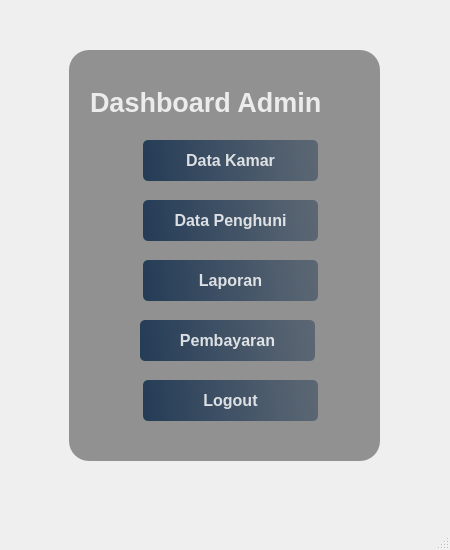
<?xml version="1.0" encoding="UTF-8"?>
<ui version="4.0">
 <class>MainWindow</class>
 <widget class="QMainWindow" name="MainWindow">
  <property name="geometry">
   <rect>
    <x>0</x>
    <y>0</y>
    <width>450</width>
    <height>550</height>
   </rect>
  </property>
  <property name="windowTitle">
   <string>MainWindow</string>
  </property>
  <widget class="QWidget" name="centralwidget">
   <widget class="QLabel" name="label">
    <property name="geometry">
     <rect>
      <x>50</x>
      <y>30</y>
      <width>351</width>
      <height>461</height>
     </rect>
    </property>
    <property name="styleSheet">
     <string notr="true">border-image: url(:/dashboardadmin/Foto/bg.jpg);
border-radius:20px;</string>
    </property>
    <property name="text">
     <string/>
    </property>
   </widget>
   <widget class="QLabel" name="label_2">
    <property name="geometry">
     <rect>
      <x>69</x>
      <y>50</y>
      <width>311</width>
      <height>411</height>
     </rect>
    </property>
    <property name="styleSheet">
     <string notr="true">background-color:rgba(0,0,0,100);
border-radius:20px;</string>
    </property>
    <property name="text">
     <string/>
    </property>
   </widget>
   <widget class="QLabel" name="labelDashboardAdmin">
    <property name="geometry">
     <rect>
      <x>90</x>
      <y>90</y>
      <width>271</width>
      <height>24</height>
     </rect>
    </property>
    <property name="font">
     <font>
      <pointsize>20</pointsize>
      <weight>75</weight>
      <bold>true</bold>
     </font>
    </property>
    <property name="styleSheet">
     <string notr="true">color:rgba(255,255,255,210);</string>
    </property>
    <property name="text">
     <string>Dashboard Admin</string>
    </property>
   </widget>
   <widget class="QPushButton" name="pushButtonDataKamar">
    <property name="geometry">
     <rect>
      <x>143</x>
      <y>140</y>
      <width>175</width>
      <height>41</height>
     </rect>
    </property>
    <property name="font">
     <font>
      <pointsize>12</pointsize>
      <weight>75</weight>
      <bold>true</bold>
     </font>
    </property>
    <property name="styleSheet">
     <string notr="true">/* Style untuk tombol menu utama */
QPushButton#pushButtonDataKamar,
QPushButton#pushButtonDataPenghuni, 
QPushButton#pushButtonLaporan,
QPushButton#pushButtonValidasiPembayaran,
QPushButton#pushButtonLogout {
    background-color: qlineargradient(spread:pad, x1:0, y1:0.505682, x2:1, y2:0.477, stop:0 rgba(20, 47, 78, 219), stop:1 rgba(85, 98, 112, 226));
    color: rgba(255, 255, 255, 210);
    border-radius: 5px;
    border: none;
}

/* Efek hover untuk tombol menu */
QPushButton#pushButtonDataKamar:hover,
QPushButton#pushButtonDataPenghuni:hover,
QPushButton#pushButtonLaporan:hover,
QPushButton#pushButtonValidasiPembayaran:hover {
    background-color: qlineargradient(spread:pad, x1:0, y1:0.505682, x2:1, y2:0.477, stop:0 rgba(40, 67, 98, 219), stop:1 rgba(105, 118, 132, 226));
}

/* Efek hover untuk tombol logout */
QPushButton#pushButtonLogout:hover {
    background-color: qlineargradient(spread:pad, x1:0, y1:0.505682, x2:1, y2:0.477, stop:0 rgba(40, 67, 98, 219), stop:1 rgba(105, 118, 132, 226));
}

/* Efek pressed untuk semua tombol */
QPushButton#pushButtonDataKamar:pressed,
QPushButton#pushButtonDataPenghuni:pressed,
QPushButton#pushButtonLaporan:pressed,
QPushButton#pushButtonValidasiPembayaran:pressed,
QPushButton#pushButtonLogout:pressed {
    padding-left: 5px;
    padding-top: 5px;
    background-color: rgba(105, 118, 132, 200);
}</string>
    </property>
    <property name="text">
     <string>Data Kamar</string>
    </property>
   </widget>
   <widget class="QPushButton" name="pushButtonDataPenghuni">
    <property name="geometry">
     <rect>
      <x>143</x>
      <y>200</y>
      <width>175</width>
      <height>41</height>
     </rect>
    </property>
    <property name="font">
     <font>
      <pointsize>12</pointsize>
      <weight>75</weight>
      <bold>true</bold>
     </font>
    </property>
    <property name="styleSheet">
     <string notr="true">/* Style untuk tombol menu utama */
QPushButton#pushButtonDataKamar,
QPushButton#pushButtonDataPenghuni, 
QPushButton#pushButtonLaporan,
QPushButton#pushButtonValidasiPembayaran,
QPushButton#pushButtonLogout {
    background-color: qlineargradient(spread:pad, x1:0, y1:0.505682, x2:1, y2:0.477, stop:0 rgba(20, 47, 78, 219), stop:1 rgba(85, 98, 112, 226));
    color: rgba(255, 255, 255, 210);
    border-radius: 5px;
    border: none;
}

/* Efek hover untuk tombol menu */
QPushButton#pushButtonDataKamar:hover,
QPushButton#pushButtonDataPenghuni:hover,
QPushButton#pushButtonLaporan:hover,
QPushButton#pushButtonValidasiPembayaran:hover {
    background-color: qlineargradient(spread:pad, x1:0, y1:0.505682, x2:1, y2:0.477, stop:0 rgba(40, 67, 98, 219), stop:1 rgba(105, 118, 132, 226));
}

/* Efek hover untuk tombol logout */
QPushButton#pushButtonLogout:hover {
    background-color: qlineargradient(spread:pad, x1:0, y1:0.505682, x2:1, y2:0.477, stop:0 rgba(40, 67, 98, 219), stop:1 rgba(105, 118, 132, 226));
}

/* Efek pressed untuk semua tombol */
QPushButton#pushButtonDataKamar:pressed,
QPushButton#pushButtonDataPenghuni:pressed,
QPushButton#pushButtonLaporan:pressed,
QPushButton#pushButtonValidasiPembayaran:pressed,
QPushButton#pushButtonLogout:pressed {
    padding-left: 5px;
    padding-top: 5px;
    background-color: rgba(105, 118, 132, 200);
}</string>
    </property>
    <property name="text">
     <string>Data Penghuni</string>
    </property>
   </widget>
   <widget class="QPushButton" name="pushButtonLogout">
    <property name="geometry">
     <rect>
      <x>143</x>
      <y>380</y>
      <width>175</width>
      <height>41</height>
     </rect>
    </property>
    <property name="font">
     <font>
      <pointsize>12</pointsize>
      <weight>75</weight>
      <bold>true</bold>
     </font>
    </property>
    <property name="styleSheet">
     <string notr="true">/* Style untuk tombol menu utama */
QPushButton#pushButtonDataKamar,
QPushButton#pushButtonDataPenghuni, 
QPushButton#pushButtonLaporan,
QPushButton#pushButtonValidasiPembayaran,
QPushButton#pushButtonLogout {
    background-color: qlineargradient(spread:pad, x1:0, y1:0.505682, x2:1, y2:0.477, stop:0 rgba(20, 47, 78, 219), stop:1 rgba(85, 98, 112, 226));
    color: rgba(255, 255, 255, 210);
    border-radius: 5px;
    border: none;
}

/* Efek hover untuk tombol menu */
QPushButton#pushButtonDataKamar:hover,
QPushButton#pushButtonDataPenghuni:hover,
QPushButton#pushButtonLaporan:hover,
QPushButton#pushButtonValidasiPembayaran:hover {
    background-color: qlineargradient(spread:pad, x1:0, y1:0.505682, x2:1, y2:0.477, stop:0 rgba(40, 67, 98, 219), stop:1 rgba(105, 118, 132, 226));
}

/* Efek hover untuk tombol logout */
QPushButton#pushButtonLogout:hover {
    background-color: qlineargradient(spread:pad, x1:0, y1:0.505682, x2:1, y2:0.477, stop:0 rgba(40, 67, 98, 219), stop:1 rgba(105, 118, 132, 226));
}

/* Efek pressed untuk semua tombol */
QPushButton#pushButtonDataKamar:pressed,
QPushButton#pushButtonDataPenghuni:pressed,
QPushButton#pushButtonLaporan:pressed,
QPushButton#pushButtonValidasiPembayaran:pressed,
QPushButton#pushButtonLogout:pressed {
    padding-left: 5px;
    padding-top: 5px;
    background-color: rgba(105, 118, 132, 200);
}</string>
    </property>
    <property name="text">
     <string>Logout</string>
    </property>
   </widget>
   <widget class="QPushButton" name="pushButtonLaporan">
    <property name="geometry">
     <rect>
      <x>143</x>
      <y>260</y>
      <width>175</width>
      <height>41</height>
     </rect>
    </property>
    <property name="font">
     <font>
      <pointsize>12</pointsize>
      <weight>75</weight>
      <bold>true</bold>
     </font>
    </property>
    <property name="styleSheet">
     <string notr="true">/* Style untuk tombol menu utama */
QPushButton#pushButtonDataKamar,
QPushButton#pushButtonDataPenghuni, 
QPushButton#pushButtonLaporan,
QPushButton#pushButtonValidasiPembayaran,
QPushButton#pushButtonLogout {
    background-color: qlineargradient(spread:pad, x1:0, y1:0.505682, x2:1, y2:0.477, stop:0 rgba(20, 47, 78, 219), stop:1 rgba(85, 98, 112, 226));
    color: rgba(255, 255, 255, 210);
    border-radius: 5px;
    border: none;
}

/* Efek hover untuk tombol menu */
QPushButton#pushButtonDataKamar:hover,
QPushButton#pushButtonDataPenghuni:hover,
QPushButton#pushButtonLaporan:hover,
QPushButton#pushButtonValidasiPembayaran:hover {
    background-color: qlineargradient(spread:pad, x1:0, y1:0.505682, x2:1, y2:0.477, stop:0 rgba(40, 67, 98, 219), stop:1 rgba(105, 118, 132, 226));
}

/* Efek hover untuk tombol logout */
QPushButton#pushButtonLogout:hover {
    background-color: qlineargradient(spread:pad, x1:0, y1:0.505682, x2:1, y2:0.477, stop:0 rgba(40, 67, 98, 219), stop:1 rgba(105, 118, 132, 226));
}

/* Efek pressed untuk semua tombol */
QPushButton#pushButtonDataKamar:pressed,
QPushButton#pushButtonDataPenghuni:pressed,
QPushButton#pushButtonLaporan:pressed,
QPushButton#pushButtonValidasiPembayaran:pressed,
QPushButton#pushButtonLogout:pressed {
    padding-left: 5px;
    padding-top: 5px;
    background-color: rgba(105, 118, 132, 200);
}</string>
    </property>
    <property name="text">
     <string>Laporan</string>
    </property>
   </widget>
   <widget class="QPushButton" name="pushButtonPembayaran">
    <property name="geometry">
     <rect>
      <x>140</x>
      <y>320</y>
      <width>175</width>
      <height>41</height>
     </rect>
    </property>
    <property name="font">
     <font>
      <pointsize>12</pointsize>
      <weight>75</weight>
      <bold>true</bold>
     </font>
    </property>
    <property name="styleSheet">
     <string notr="true">QPushButton#pushButtonPembayaran {
    background-color: qlineargradient(spread:pad, x1:0, y1:0.505682, x2:1, y2:0.477, stop:0 rgba(20, 47, 78, 219), stop:1 rgba(85, 98, 112, 226));
    color: rgba(255, 255, 255, 210);
    border-radius: 5px;
    border: none;
}

QPushButton#pushButtonPembayaran:hover {
    background-color: qlineargradient(spread:pad, x1:0, y1:0.505682, x2:1, y2:0.477, stop:0 rgba(40, 67, 98, 219), stop:1 rgba(105, 118, 132, 226));
}

QPushButton#pushButtonPembayaran:pressed {
    padding-left: 5px;
    padding-top: 5px;
    background-color: rgba(105, 118, 132, 200);
}
</string>
    </property>
    <property name="text">
     <string>Pembayaran</string>
    </property>
   </widget>
  </widget>
  <widget class="QMenuBar" name="menubar">
   <property name="geometry">
    <rect>
     <x>0</x>
     <y>0</y>
     <width>450</width>
     <height>23</height>
    </rect>
   </property>
  </widget>
  <widget class="QStatusBar" name="statusbar"/>
 </widget>
 <resources>
  <include location="dashboardadmin.qrc"/>
 </resources>
 <connections/>
</ui>
